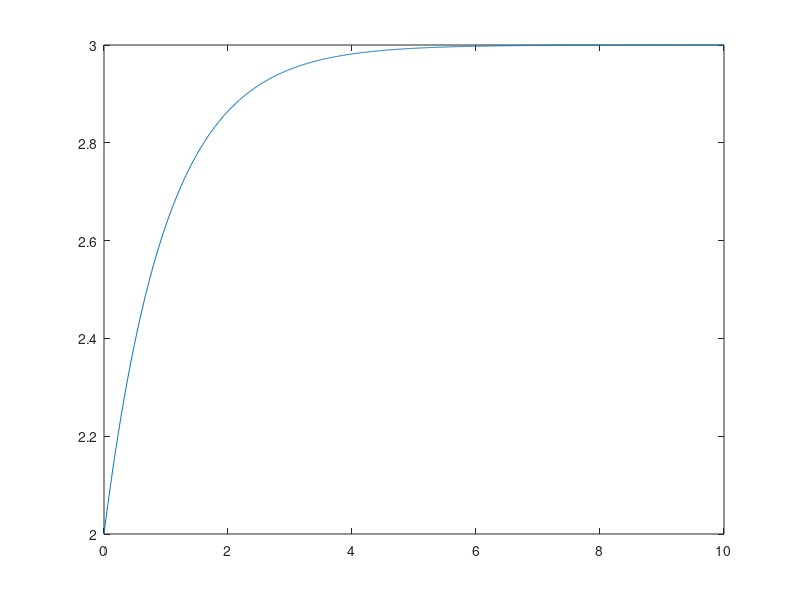
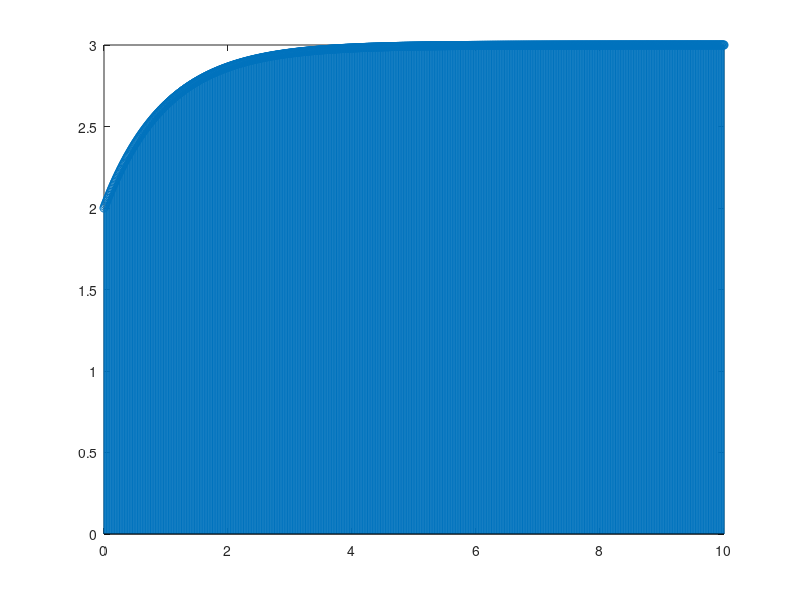
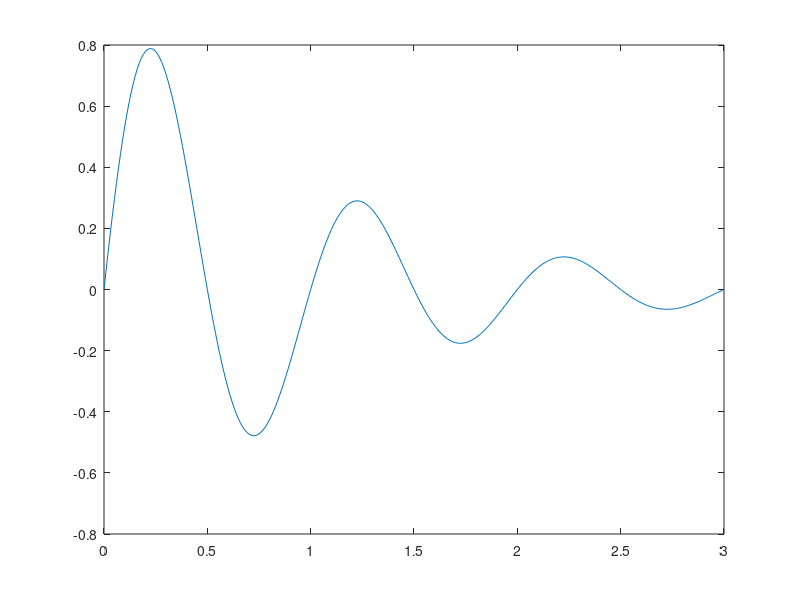
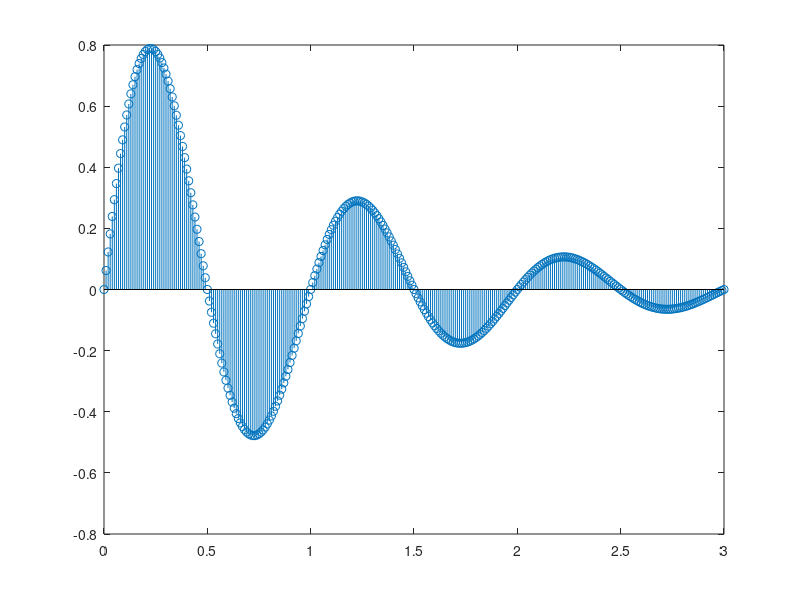

MATLAB code to generate these figures, in order: (Note: this script raises an error after producing the figures.)

%Q1
figure
t1 = 0:0.01:10;
y1 = 3 - exp(-t1);
plot(t1,y1)
figure
stem(t1,y1);
t2 = 0:0.01:3;
y2 = exp(-t2).*sin(2*pi*t2);
figure
plot(t2,y2);
figure
stem(t2,y2);
t3 = -3:0.01:3;
y3 = sin(3*pi*t3)./(3*pi*t3);
y3(abs(t3)<1e-10) = 1;
figure
plot(t3,y3)
figure
stem(t3,y3)
k = 0:1:40;
y4 = exp(-k/5);
subplot(1,2,1);
plot(k,y4)
subplot(1,2,2);
stem(k,y4);


%Q2

A1 = [2 3 1;1 1 1; 3 -1 -1];
b1 = [11;6;-2];
x = inv(A1)*b1;
disp('方程1的解为');
disp(x)
A2 = [1 1 0;0 1 1;1 0 1];
b2 = [27;33;30];
x2 = A2\b2;
disp('方程2的解为');
disp(x2)


%Q3
k = -30:30;
L = 3;
y1 = k.*sin(k/3).*stepfun(k,L);
subplot(1,2,1);
stem(k,y1,'LineWidth',1);
y2 = (-1).^k + (0.5).^k.*stepfun(k,0);
subplot(1,2,2);
stem(k,y2,'LineWidth',1)


%Q4
y1 = [1;1;1;1];
y2 = [3;2;1];
y3 = conv(y1,y2);
stem(y3);

figure
k = -20:20;
f1 = stepfun(k,0);
f2 = (-0.5).^k.*stepfun(k,0);
f3 = conv(f1,f2);
stem(f3);


%Q5
t = -3*pi:0.01:3*pi;
y1 = sin(t)./t;
y2 = sin(2*t)./(2*t);
y3 = sin(3*t)./(3*t);
%y1(abs(t)<1e-10) = 1;
plot(t,y1,'Color','r','LineStyle','-','Marker','+')
hold on;
plot(t,y2,'Color','g','LineStyle','--','Marker','o')
hold on;
plot(t,y3,'Color','y','LineStyle','-.','Marker','s')



%Q6
t= -5:0.01:5;
axis([-5 5 -1.2 1.2]);
y1 = stepfun(t,0);
plot(t,y1);
grid on

figure
f = 2*pi*1;
y2 = sawtooth(f*t,0.5);
plot(t,y2);
grid on

figure
f = (2*pi*0.2);
y3 = square(f*t,50);
plot(t,y3);
grid on;

figure
y4 = sin(2*pi*0.5*t);
plot(t,y4);
grid on;



